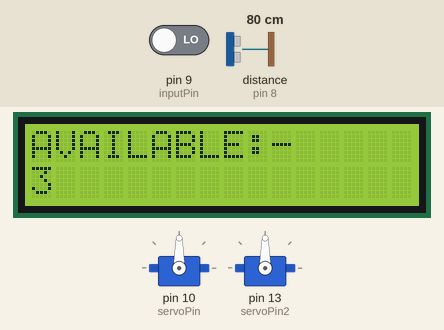
The sketch below on a simulated Arduino Uno, built with avr-gcc and run on an emulated ATmega328P. On the bench: 16×2 character LCD, 2 × servo. Wiring (inferred from the names in the program): ultrasonic range finder: trigger pin 7; echo pin 8. Inputs (shaded band) come from the test bench; at power-on: distance to the obstacle (sensor on pin 8) 80 cm, pin 9 (inputPin) LOW. The echo pulse lasts 58.3 µs per cm; what the sketch prints to the serial monitor is not drawn.

Above: at 1.2 s.
1.3 s: distance to the obstacle (sensor on pin 8) set to 10 cm
2.8 s: distance to the obstacle (sensor on pin 8) set to 7 cm
At 9.4 s:
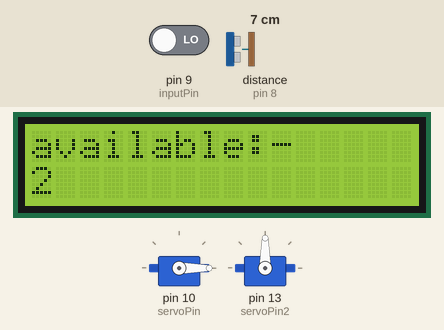
At 21.3 s:
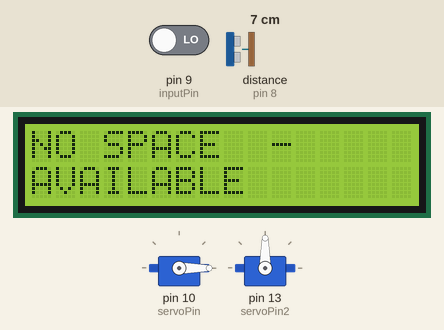
Timing chart, 0 to 22.3 s (numbered marks = the images above; inputs shaded):
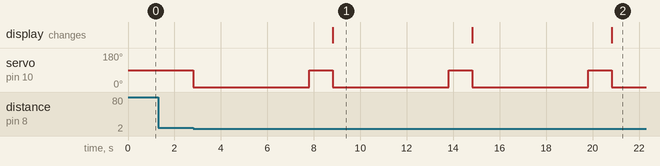

Measured:
- the behaviour switches between 9 and 8 cm on distance to the obstacle (sensor on pin 8) (found by bisection; images 0 and 1)
- after the input at 1.3 s, every drawn part: stays the same
- after the input at 2.8 s, servo on pin 10 (servoPin): alternates 90° for 1.0 s and 0° for 5.0 s, starting at once; the display: changes after 6.0 s (image 1)
- what the display in image 1 shows lasts 6.0 s, from 8.8 s to 14.8 s

The sketch:

Intelligent_Parking.ino
```cpp
// defines pins numbers
#include <Servo.h>
#include <LiquidCrystal.h>
const int trigPin = 7;
int pirState = LOW;
int val=0;
const int echoPin = 8;
int inputPin = 9;
int servoPin = 10;
int servoPin2=13;
int counter=3;
const int rs = 12, en = 11, d4 = 5, d5 = 4, d6 = 3, d7 = 2;
LiquidCrystal lcd(rs, en, d4, d5, d6, d7);
// defines variables
float duration;
float distance;
Servo Servo1;
Servo Servo2;
void setup() {
  pinMode(inputPin, INPUT);
  lcd.begin(16, 2);
  // Print a message to the LCD.
  lcd.setCursor(0,0);
  lcd.print("AVAILABLE:-");
  lcd.setCursor(0,1);
  lcd.print(counter);
pinMode(trigPin, OUTPUT); // Sets the trigPin as an Output
pinMode(echoPin, INPUT); // Sets the echoPin as an Input
Servo1.attach(servoPin);
Servo2.attach(servoPin2);
Serial.begin(9600); // Starts the serial communication
}
void loop() {
  val = digitalRead(inputPin);
// Clears the trigPin
digitalWrite(trigPin, LOW);
delayMicroseconds(2);
// Sets the trigPin on HIGH state for 10 micro seconds
digitalWrite(trigPin, HIGH);
delayMicroseconds(10);
digitalWrite(trigPin, LOW);

// Reads the echoPin, returns the sound wave travel time in microseconds
duration = pulseIn(echoPin, HIGH);
// Calculating the distance
distance= duration*0.034/2;
Serial.println(distance)  ;
//CONDITION STATEMENT
if (distance<8) {
  Servo1.write(0);
   delay(5000);
  Servo1.write(90);
   delay(1000);
   counter=counter-1;
   lcd.setCursor(0, 0);
  // print the number of seconds since reset:
  lcd.print("available:-");
  lcd.setCursor(0, 1);
  // print the number of seconds since reset:
  lcd.print(counter);

}
if (val == HIGH) {                            // check if the input is HIGH
    if (pirState == LOW and counter<3) {
      Servo2.write(0);
   delay(5000);
  Servo2.write(90);
   delay(1000);// we have just turned on
  counter=counter+1;
  pirState = HIGH;
  lcd.setCursor(0, 0);
  // print the number of seconds since reset:
  lcd.print("available:-");
  lcd.setCursor(0, 1);
  // print the number of seconds since reset:
  lcd.print(counter);
    }
}
    else {
  if (pirState == HIGH){                   // we have just turned of
pirState = LOW;
}
    }
if (counter==0) {
  lcd.setCursor(0,0);
  lcd.print("NO SPACE  ");
  lcd.setCursor(0,1);
  lcd.print("AVAILABLE");
}
// Prints the distance on the Serial Monitor
}
```
